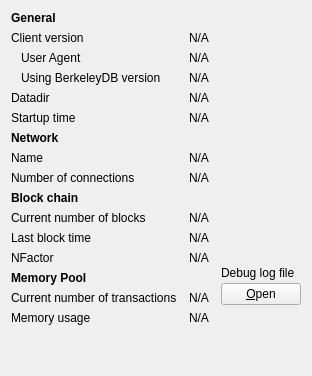
     <widget class="QWidget" name="tab_info">
      <attribute name="title">
       <string>&amp;Information</string>
      </attribute>
      <layout class="QGridLayout" name="gridLayout" columnstretch="0,0,0">
       <property name="horizontalSpacing">
        <number>12</number>
       </property>
       <item row="10" column="0">
        <widget class="QLabel" name="label_3">
         <property name="text">
          <string>Current number of blocks</string>
         </property>
        </widget>
       </item>
       <item row="4" column="0">
        <widget class="QLabel" name="label_12">
         <property name="text">
          <string>Datadir</string>
         </property>
        </widget>
       </item>
       <item row="1" column="1" colspan="2">
        <widget class="QLabel" name="clientVersion">
         <property name="cursor">
          <cursorShape>IBeamCursor</cursorShape>
         </property>
         <property name="text">
          <string>N/A</string>
         </property>
         <property name="textFormat">
          <enum>Qt::PlainText</enum>
         </property>
         <property name="textInteractionFlags">
          <set>Qt::LinksAccessibleByMouse|Qt::TextSelectableByKeyboard|Qt::TextSelectableByMouse</set>
         </property>
        </widget>
       </item>
       <item row="3" column="0">
        <widget class="QLabel" name="label_berkeleyDBVersion">
         <property name="text">
          <string>Using BerkeleyDB version</string>
         </property>
         <property name="indent">
          <number>10</number>
         </property>
        </widget>
       </item>
       <item row="1" column="0">
        <widget class="QLabel" name="label_6">
         <property name="text">
          <string>Client version</string>
         </property>
        </widget>
       </item>
       <item row="9" column="0">
        <widget class="QLabel" name="label_10">
         <property name="font">
          <font>
           <weight>75</weight>
           <bold>true</bold>
          </font>
         </property>
         <property name="text">
          <string>Block chain</string>
         </property>
        </widget>
       </item>
       <item row="6" column="0">
        <widget class="QLabel" name="labelNetwork">
         <property name="font">
          <font>
           <weight>75</weight>
           <bold>true</bold>
          </font>
         </property>
         <property name="text">
          <string>Network</string>
         </property>
        </widget>
       </item>
       <item row="7" column="1" colspan="2">
        <widget class="QLabel" name="networkName">
         <property name="cursor">
          <cursorShape>IBeamCursor</cursorShape>
         </property>
         <property name="text">
          <string>N/A</string>
         </property>
         <property name="textFormat">
          <enum>Qt::PlainText</enum>
         </property>
         <property name="textInteractionFlags">
          <set>Qt::LinksAccessibleByMouse|Qt::TextSelectableByKeyboard|Qt::TextSelectableByMouse</set>
         </property>
        </widget>
       </item>
       <item row="5" column="0">
        <widget class="QLabel" name="label_13">
         <property name="text">
          <string>Startup time</string>
         </property>
        </widget>
       </item>
       <item row="10" column="1" colspan="2">
        <widget class="QLabel" name="numberOfBlocks">
         <property name="cursor">
          <cursorShape>IBeamCursor</cursorShape>
         </property>
         <property name="text">
          <string>N/A</string>
         </property>
         <property name="textFormat">
          <enum>Qt::PlainText</enum>
         </property>
         <property name="textInteractionFlags">
          <set>Qt::LinksAccessibleByMouse|Qt::TextSelectableByKeyboard|Qt::TextSelectableByMouse</set>
         </property>
        </widget>
       </item>
       <item row="2" column="1" colspan="2">
        <widget class="QLabel" name="clientUserAgent">
         <property name="cursor">
          <cursorShape>IBeamCursor</cursorShape>
         </property>
         <property name="text">
          <string>N/A</string>
         </property>
         <property name="textFormat">
          <enum>Qt::PlainText</enum>
         </property>
         <property name="textInteractionFlags">
          <set>Qt::LinksAccessibleByMouse|Qt::TextSelectableByKeyboard|Qt::TextSelectableByMouse</set>
         </property>
        </widget>
       </item>
       <item row="7" column="0">
        <widget class="QLabel" name="label_8">
         <property name="text">
          <string>Name</string>
         </property>
        </widget>
       </item>
       <item row="12" column="2" rowspan="3">
        <layout class="QVBoxLayout" name="verticalLayoutDebugButton">
         <property name="spacing">
          <number>3</number>
         </property>
         <item>
          <spacer name="verticalSpacer_2">
           <property name="orientation">
            <enum>Qt::Vertical</enum>
           </property>
           <property name="sizeHint" stdset="0">
            <size>
             <width>10</width>
             <height>5</height>
            </size>
           </property>
          </spacer>
         </item>
         <item>
          <widget class="QLabel" name="labelDebugLogfile">
           <property name="text">
            <string>Debug log file</string>
           </property>
          </widget>
         </item>
         <item>
          <widget class="QPushButton" name="openDebugLogfileButton">
           <property name="toolTip">
            <string>Open the %1 debug log file from the current data directory. This can take a few seconds for large log files.</string>
           </property>
           <property name="text">
            <string>&amp;Open</string>
           </property>
           <property name="autoDefault">
            <bool>false</bool>
           </property>
          </widget>
         </item>
        </layout>
       </item>
       <item row="16" column="0">
        <spacer name="verticalSpacer">
         <property name="orientation">
          <enum>Qt::Vertical</enum>
         </property>
         <property name="sizeHint" stdset="0">
          <size>
           <width>20</width>
           <height>40</height>
          </size>
         </property>
        </spacer>
       </item>
       <item row="2" column="0">
        <widget class="QLabel" name="labelClientUserAgent">
         <property name="text">
          <string>User Agent</string>
         </property>
         <property name="indent">
          <number>10</number>
         </property>
        </widget>
       </item>
       <item row="3" column="1" colspan="2">
        <widget class="QLabel" name="berkeleyDBVersion">
         <property name="cursor">
          <cursorShape>IBeamCursor</cursorShape>
         </property>
         <property name="text">
          <string>N/A</string>
         </property>
         <property name="textFormat">
          <enum>Qt::PlainText</enum>
         </property>
         <property name="textInteractionFlags">
          <set>Qt::LinksAccessibleByMouse|Qt::TextSelectableByKeyboard|Qt::TextSelectableByMouse</set>
         </property>
        </widget>
       </item>
       <item row="15" column="0">
        <widget class="QLabel" name="labelMemoryUsage">
         <property name="text">
          <string>Memory usage</string>
         </property>
        </widget>
       </item>
       <item row="8" column="1" colspan="2">
        <widget class="QLabel" name="numberOfConnections">
         <property name="cursor">
          <cursorShape>IBeamCursor</cursorShape>
         </property>
         <property name="text">
          <string>N/A</string>
         </property>
         <property name="textFormat">
          <enum>Qt::PlainText</enum>
         </property>
         <property name="textInteractionFlags">
          <set>Qt::LinksAccessibleByMouse|Qt::TextSelectableByKeyboard|Qt::TextSelectableByMouse</set>
         </property>
        </widget>
       </item>
       <item row="5" column="1" colspan="2">
        <widget class="QLabel" name="startupTime">
         <property name="cursor">
          <cursorShape>IBeamCursor</cursorShape>
         </property>
         <property name="text">
          <string>N/A</string>
         </property>
         <property name="textFormat">
          <enum>Qt::PlainText</enum>
         </property>
         <property name="textInteractionFlags">
          <set>Qt::LinksAccessibleByMouse|Qt::TextSelectableByKeyboard|Qt::TextSelectableByMouse</set>
         </property>
        </widget>
       </item>
       <item row="8" column="0">
        <widget class="QLabel" name="label_7">
         <property name="text">
          <string>Number of connections</string>
         </property>
        </widget>
       </item>
       <item row="11" column="0">
        <widget class="QLabel" name="labelLastBlockTime">
         <property name="text">
          <string>Last block time</string>
         </property>
        </widget>
       </item>
       <item row="4" column="1" colspan="2">
        <widget class="QLabel" name="dataDir">
         <property name="cursor">
          <cursorShape>IBeamCursor</cursorShape>
         </property>
         <property name="text">
          <string>N/A</string>
         </property>
         <property name="textFormat">
          <enum>Qt::PlainText</enum>
         </property>
         <property name="wordWrap">
          <bool>true</bool>
         </property>
         <property name="textInteractionFlags">
          <set>Qt::LinksAccessibleByMouse|Qt::TextSelectableByKeyboard|Qt::TextSelectableByMouse</set>
         </property>
        </widget>
       </item>
       <item row="0" column="0">
        <widget class="QLabel" name="label_9">
         <property name="font">
          <font>
           <weight>75</weight>
           <bold>true</bold>
          </font>
         </property>
         <property name="text">
          <string>General</string>
         </property>
        </widget>
       </item>
       <item row="11" column="1" colspan="2">
        <widget class="QLabel" name="lastBlockTime">
         <property name="cursor">
          <cursorShape>IBeamCursor</cursorShape>
         </property>
         <property name="text">
          <string>N/A</string>
         </property>
         <property name="textFormat">
          <enum>Qt::PlainText</enum>
         </property>
         <property name="textInteractionFlags">
          <set>Qt::LinksAccessibleByMouse|Qt::TextSelectableByKeyboard|Qt::TextSelectableByMouse</set>
         </property>
        </widget>
       </item>
       <item row="15" column="1">
        <widget class="QLabel" name="mempoolSize">
         <property name="cursor">
          <cursorShape>IBeamCursor</cursorShape>
         </property>
         <property name="text">
          <string>N/A</string>
         </property>
         <property name="textFormat">
          <enum>Qt::PlainText</enum>
         </property>
         <property name="textInteractionFlags">
          <set>Qt::LinksAccessibleByMouse|Qt::TextSelectableByKeyboard|Qt::TextSelectableByMouse</set>
         </property>
        </widget>
       </item>
       <item row="14" column="0">
        <widget class="QLabel" name="labelNumberOfTransactions">
         <property name="text">
          <string>Current number of transactions</string>
         </property>
        </widget>
       </item>
       <item row="14" column="1">
        <widget class="QLabel" name="mempoolNumberTxs">
         <property name="cursor">
          <cursorShape>IBeamCursor</cursorShape>
         </property>
         <property name="text">
          <string>N/A</string>
         </property>
         <property name="textFormat">
          <enum>Qt::PlainText</enum>
         </property>
         <property name="textInteractionFlags">
          <set>Qt::LinksAccessibleByMouse|Qt::TextSelectableByKeyboard|Qt::TextSelectableByMouse</set>
         </property>
        </widget>
       </item>
       <item row="13" column="0">
        <widget class="QLabel" name="labelMempoolTitle">
         <property name="font">
          <font>
           <weight>75</weight>
           <bold>true</bold>
          </font>
         </property>
         <property name="text">
          <string>Memory Pool</string>
         </property>
        </widget>
       </item>
       <item row="12" column="0">
        <widget class="QLabel" name="label_n">
         <property name="text">
          <string>NFactor</string>
         </property>
        </widget>
       </item>
       <item row="12" column="1">
        <widget class="QLabel" name="nFactor">
         <property name="text">
          <string>N/A</string>
         </property>
        </widget>
       </item>
      </layout>
     </widget>
